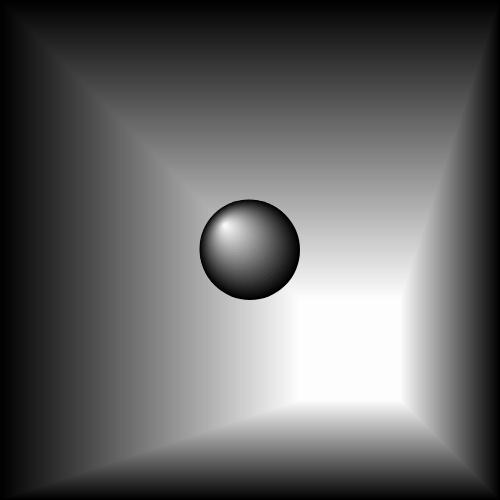
Frame 1 (no input)
Frame 60 (no input): identical to frame 1, image omitted
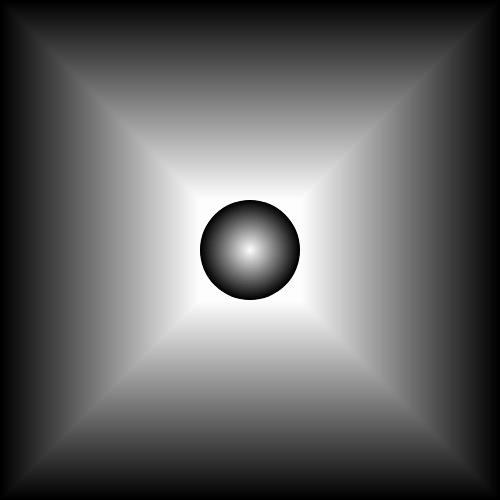
Frame 120 (the mouse pressed at the canvas centre since frame 60)

The p5.js sketch that drew these frames (run headless with seeded random() and noise() and a simulated clock; from frame 60 on, the mouse is pressed at the canvas centre):

// p5.js sketch
// ── sketch.js
var x = 0;
var y = 0;
var mouX ;
var mouY ;

function setup() {
  createCanvas(500,500);
}

function draw() {
  if (mouseX < 500) {
    mouX = mouseX ;     
  } else {
    mouX = 500 ;
  }
  if (mouseY < 500) {
    mouY = mouseY ;
  } else {
    mouY = 500 ;
  }
  xc = map(mouX,0,width,-25,25); //Need to controll this so it never has a mangnitude greater than 25 
  yc = map(mouY,0,width,-25,25);
  backDrop(xc,yc);
}

function backDrop(x,y) {
  for (i = 0; i < 200; i++) {
    var ocol = floor(map(i,0,200,0,255));
    var jx = floor(map(i,0,100,0,(-x)*2));
    var jy = floor(map(i,0,100,0,(-y)*2));
    fill(ocol);
    noStroke();
    rectMode(CENTER)
    rect(width/2+(jx),height/2+(jy),width-(2*i),height-(2*i));
  }
  for (i = 100; i > 0; i--) {
    var icol = floor(map(i,0,100,255,0));
    var jx = floor(map(i,0,100,x,0));
    var jy = floor(map(i,0,100,y,0));
    fill(icol);
    noStroke();
    ellipse(width/2+(jx),height/2+(jy),i,i);
  }
}
